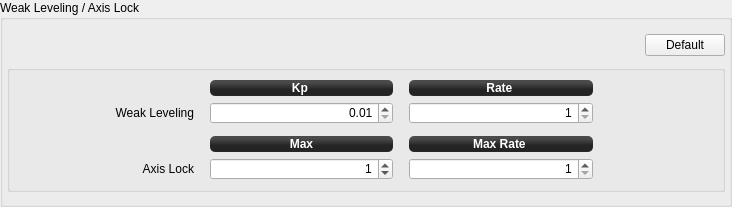
              <widget class="QGroupBox" name="groupBox_4">
               <property name="sizePolicy">
                <sizepolicy hsizetype="Preferred" vsizetype="Preferred">
                 <horstretch>0</horstretch>
                 <verstretch>0</verstretch>
                </sizepolicy>
               </property>
               <property name="minimumSize">
                <size>
                 <width>0</width>
                 <height>0</height>
                </size>
               </property>
               <property name="autoFillBackground">
                <bool>false</bool>
               </property>
               <property name="title">
                <string>Weak Leveling / Axis Lock</string>
               </property>
               <layout class="QGridLayout" name="gridLayout_5">
                <property name="leftMargin">
                 <number>4</number>
                </property>
                <property name="topMargin">
                 <number>12</number>
                </property>
                <property name="rightMargin">
                 <number>4</number>
                </property>
                <property name="bottomMargin">
                 <number>12</number>
                </property>
                <item row="0" column="0">
                 <spacer name="horizontalSpacer_13">
                  <property name="orientation">
                   <enum>Qt::Horizontal</enum>
                  </property>
                  <property name="sizeType">
                   <enum>QSizePolicy::Preferred</enum>
                  </property>
                  <property name="sizeHint" stdset="0">
                   <size>
                    <width>632</width>
                    <height>27</height>
                   </size>
                  </property>
                 </spacer>
                </item>
                <item row="0" column="1">
                 <widget class="QPushButton" name="pushButton_6">
                  <property name="sizePolicy">
                   <sizepolicy hsizetype="Fixed" vsizetype="Fixed">
                    <horstretch>0</horstretch>
                    <verstretch>0</verstretch>
                   </sizepolicy>
                  </property>
                  <property name="minimumSize">
                   <size>
                    <width>0</width>
                    <height>0</height>
                   </size>
                  </property>
                  <property name="maximumSize">
                   <size>
                    <width>16777215</width>
                    <height>16777215</height>
                   </size>
                  </property>
                  <property name="toolTip">
                   <string>Reset all values to GCS defaults</string>
                  </property>
                  <property name="styleSheet">
                   <string notr="true"/>
                  </property>
                  <property name="text">
                   <string>Default</string>
                  </property>
                  <property name="objrelation" stdset="0">
                   <stringlist>
                    <string>objname:StabilizationSettings</string>
                    <string>button:default</string>
                    <string>buttongroup:10</string>
                   </stringlist>
                  </property>
                 </widget>
                </item>
                <item row="1" column="0" colspan="2">
                 <widget class="QGroupBox" name="groupBox_1">
                  <property name="flat">
                   <bool>false</bool>
                  </property>
                  <layout class="QGridLayout" name="gridLayout_4">
                   <property name="leftMargin">
                    <number>0</number>
                   </property>
                   <property name="topMargin">
                    <number>9</number>
                   </property>
                   <property name="rightMargin">
                    <number>9</number>
                   </property>
                   <property name="bottomMargin">
                    <number>9</number>
                   </property>
                   <item row="1" column="1">
                    <spacer name="horizontalSpacer_17">
                     <property name="orientation">
                      <enum>Qt::Horizontal</enum>
                     </property>
                     <property name="sizeType">
                      <enum>QSizePolicy::Fixed</enum>
                     </property>
                     <property name="sizeHint" stdset="0">
                      <size>
                       <width>10</width>
                       <height>10</height>
                      </size>
                     </property>
                    </spacer>
                   </item>
                   <item row="1" column="5">
                    <spacer name="horizontalSpacer_18">
                     <property name="orientation">
                      <enum>Qt::Horizontal</enum>
                     </property>
                     <property name="sizeType">
                      <enum>QSizePolicy::Preferred</enum>
                     </property>
                     <property name="sizeHint" stdset="0">
                      <size>
                       <width>120</width>
                       <height>10</height>
                      </size>
                     </property>
                    </spacer>
                   </item>
                   <item row="0" column="2">
                    <widget class="QLabel" name="label_50">
                     <property name="sizePolicy">
                      <sizepolicy hsizetype="Preferred" vsizetype="Fixed">
                       <horstretch>0</horstretch>
                       <verstretch>0</verstretch>
                      </sizepolicy>
                     </property>
                     <property name="minimumSize">
                      <size>
                       <width>0</width>
                       <height>16</height>
                      </size>
                     </property>
                     <property name="maximumSize">
                      <size>
                       <width>16777215</width>
                       <height>16777215</height>
                      </size>
                     </property>
                     <property name="font">
                      <font>
                       <weight>75</weight>
                       <bold>true</bold>
                      </font>
                     </property>
                     <property name="autoFillBackground">
                      <bool>false</bool>
                     </property>
                     <property name="styleSheet">
                      <string notr="true">background-color: qlineargradient(spread:reflect, x1:0.507, y1:0, x2:0.507, y2:0.772, stop:0.208955 rgba(74, 74, 74, 255), stop:0.78607 rgba(36, 36, 36, 255));
color: rgb(255, 255, 255);
border-radius: 5;</string>
                     </property>
                     <property name="text">
                      <string>Kp </string>
                     </property>
                     <property name="alignment">
                      <set>Qt::AlignCenter</set>
                     </property>
                    </widget>
                   </item>
                   <item row="0" column="4">
                    <widget class="QLabel" name="label_49">
                     <property name="sizePolicy">
                      <sizepolicy hsizetype="Preferred" vsizetype="Fixed">
                       <horstretch>0</horstretch>
                       <verstretch>0</verstretch>
                      </sizepolicy>
                     </property>
                     <property name="minimumSize">
                      <size>
                       <width>0</width>
                       <height>16</height>
                      </size>
                     </property>
                     <property name="maximumSize">
                      <size>
                       <width>16777215</width>
                       <height>16777215</height>
                      </size>
                     </property>
                     <property name="font">
                      <font>
                       <weight>75</weight>
                       <bold>true</bold>
                      </font>
                     </property>
                     <property name="autoFillBackground">
                      <bool>false</bool>
                     </property>
                     <property name="styleSheet">
                      <string notr="true">background-color: qlineargradient(spread:reflect, x1:0.507, y1:0, x2:0.507, y2:0.772, stop:0.208955 rgba(74, 74, 74, 255), stop:0.78607 rgba(36, 36, 36, 255));
color: rgb(255, 255, 255);
border-radius: 5;</string>
                     </property>
                     <property name="text">
                      <string>Rate </string>
                     </property>
                     <property name="alignment">
                      <set>Qt::AlignCenter</set>
                     </property>
                    </widget>
                   </item>
                   <item row="1" column="2">
                    <widget class="QDoubleSpinBox" name="WeakLevelingKp">
                     <property name="sizePolicy">
                      <sizepolicy hsizetype="Preferred" vsizetype="Fixed">
                       <horstretch>0</horstretch>
                       <verstretch>0</verstretch>
                      </sizepolicy>
                     </property>
                     <property name="minimumSize">
                      <size>
                       <width>103</width>
                       <height>22</height>
                      </size>
                     </property>
                     <property name="maximumSize">
                      <size>
                       <width>16777215</width>
                       <height>22</height>
                      </size>
                     </property>
                     <property name="focusPolicy">
                      <enum>Qt::StrongFocus</enum>
                     </property>
                     <property name="toolTip">
                      <string/>
                     </property>
                     <property name="styleSheet">
                      <string notr="true"/>
                     </property>
                     <property name="alignment">
                      <set>Qt::AlignRight|Qt::AlignTrailing|Qt::AlignVCenter</set>
                     </property>
                     <property name="decimals">
                      <number>2</number>
                     </property>
                     <property name="minimum">
                      <double>0.010000000000000</double>
                     </property>
                     <property name="maximum">
                      <double>360.000000000000000</double>
                     </property>
                     <property name="singleStep">
                      <double>0.010000000000000</double>
                     </property>
                     <property name="objrelation" stdset="0">
                      <stringlist>
                       <string>objname:StabilizationSettings</string>
                       <string>fieldname:WeakLevelingKp</string>
                       <string>haslimits:no</string>
                       <string>scale:1</string>
                       <string>buttongroup:10</string>
                      </stringlist>
                     </property>
                    </widget>
                   </item>
                   <item row="1" column="3">
                    <spacer name="horizontalSpacer_15">
                     <property name="orientation">
                      <enum>Qt::Horizontal</enum>
                     </property>
                     <property name="sizeType">
                      <enum>QSizePolicy::Fixed</enum>
                     </property>
                     <property name="sizeHint" stdset="0">
                      <size>
                       <width>10</width>
                       <height>10</height>
                      </size>
                     </property>
                    </spacer>
                   </item>
                   <item row="1" column="4">
                    <widget class="QDoubleSpinBox" name="WeakLevelingRate">
                     <property name="sizePolicy">
                      <sizepolicy hsizetype="Preferred" vsizetype="Fixed">
                       <horstretch>0</horstretch>
                       <verstretch>0</verstretch>
                      </sizepolicy>
                     </property>
                     <property name="minimumSize">
                      <size>
                       <width>103</width>
                       <height>22</height>
                      </size>
                     </property>
                     <property name="maximumSize">
                      <size>
                       <width>16777215</width>
                       <height>22</height>
                      </size>
                     </property>
                     <property name="focusPolicy">
                      <enum>Qt::StrongFocus</enum>
                     </property>
                     <property name="toolTip">
                      <string/>
                     </property>
                     <property name="styleSheet">
                      <string notr="true"/>
                     </property>
                     <property name="alignment">
                      <set>Qt::AlignRight|Qt::AlignTrailing|Qt::AlignVCenter</set>
                     </property>
                     <property name="decimals">
                      <number>0</number>
                     </property>
                     <property name="minimum">
                      <double>1.000000000000000</double>
                     </property>
                     <property name="maximum">
                      <double>360.000000000000000</double>
                     </property>
                     <property name="singleStep">
                      <double>1.000000000000000</double>
                     </property>
                     <property name="objrelation" stdset="0">
                      <stringlist>
                       <string>objname:StabilizationSettings</string>
                       <string>fieldname:MaxWeakLevelingRate</string>
                       <string>haslimits:no</string>
                       <string>scale:1</string>
                       <string>buttongroup:10</string>
                      </stringlist>
                     </property>
                    </widget>
                   </item>
                   <item row="2" column="2">
                    <spacer name="verticalSpacer_15">
                     <property name="orientation">
                      <enum>Qt::Vertical</enum>
                     </property>
                     <property name="sizeType">
                      <enum>QSizePolicy::Fixed</enum>
                     </property>
                     <property name="sizeHint" stdset="0">
                      <size>
                       <width>20</width>
                       <height>6</height>
                      </size>
                     </property>
                    </spacer>
                   </item>
                   <item row="1" column="0">
                    <widget class="QLabel" name="label_41">
                     <property name="sizePolicy">
                      <sizepolicy hsizetype="Preferred" vsizetype="Fixed">
                       <horstretch>0</horstretch>
                       <verstretch>0</verstretch>
                      </sizepolicy>
                     </property>
                     <property name="minimumSize">
                      <size>
                       <width>69</width>
                       <height>16</height>
                      </size>
                     </property>
                     <property name="maximumSize">
                      <size>
                       <width>16777215</width>
                       <height>16777215</height>
                      </size>
                     </property>
                     <property name="styleSheet">
                      <string notr="true"/>
                     </property>
                     <property name="text">
                      <string>Weak Leveling</string>
                     </property>
                     <property name="alignment">
                      <set>Qt::AlignRight|Qt::AlignTrailing|Qt::AlignVCenter</set>
                     </property>
                    </widget>
                   </item>
                   <item row="0" column="0">
                    <spacer name="horizontalSpacer_12">
                     <property name="orientation">
                      <enum>Qt::Horizontal</enum>
                     </property>
                     <property name="sizeType">
                      <enum>QSizePolicy::Fixed</enum>
                     </property>
                     <property name="sizeHint" stdset="0">
                      <size>
                       <width>150</width>
                       <height>16</height>
                      </size>
                     </property>
                    </spacer>
                   </item>
                   <item row="4" column="0">
                    <widget class="QLabel" name="label_46">
                     <property name="sizePolicy">
                      <sizepolicy hsizetype="Preferred" vsizetype="Fixed">
                       <horstretch>0</horstretch>
                       <verstretch>0</verstretch>
                      </sizepolicy>
                     </property>
                     <property name="minimumSize">
                      <size>
                       <width>69</width>
                       <height>16</height>
                      </size>
                     </property>
                     <property name="maximumSize">
                      <size>
                       <width>16777215</width>
                       <height>16777215</height>
                      </size>
                     </property>
                     <property name="styleSheet">
                      <string notr="true"/>
                     </property>
                     <property name="text">
                      <string>Axis Lock</string>
                     </property>
                     <property name="alignment">
                      <set>Qt::AlignRight|Qt::AlignTrailing|Qt::AlignVCenter</set>
                     </property>
                    </widget>
                   </item>
                   <item row="4" column="2">
                    <widget class="QDoubleSpinBox" name="MaAxisLock">
                     <property name="sizePolicy">
                      <sizepolicy hsizetype="Preferred" vsizetype="Fixed">
                       <horstretch>0</horstretch>
                       <verstretch>0</verstretch>
                      </sizepolicy>
                     </property>
                     <property name="minimumSize">
                      <size>
                       <width>103</width>
                       <height>22</height>
                      </size>
                     </property>
                     <property name="maximumSize">
                      <size>
                       <width>16777215</width>
                       <height>22</height>
                      </size>
                     </property>
                     <property name="focusPolicy">
                      <enum>Qt::StrongFocus</enum>
                     </property>
                     <property name="toolTip">
                      <string/>
                     </property>
                     <property name="styleSheet">
                      <string notr="true"/>
                     </property>
                     <property name="alignment">
                      <set>Qt::AlignRight|Qt::AlignTrailing|Qt::AlignVCenter</set>
                     </property>
                     <property name="decimals">
                      <number>0</number>
                     </property>
                     <property name="minimum">
                      <double>0.000000000000000</double>
                     </property>
                     <property name="maximum">
                      <double>360.000000000000000</double>
                     </property>
                     <property name="singleStep">
                      <double>1.000000000000000</double>
                     </property>
                     <property name="value">
                      <double>1.000000000000000</double>
                     </property>
                     <property name="objrelation" stdset="0">
                      <stringlist>
                       <string>objname:StabilizationSettings</string>
                       <string>fieldname:MaxAxisLock</string>
                       <string>haslimits:no</string>
                       <string>scale:1</string>
                       <string>buttongroup:10</string>
                      </stringlist>
                     </property>
                    </widget>
                   </item>
                   <item row="4" column="4">
                    <widget class="QDoubleSpinBox" name="MaxAxisLockRate">
                     <property name="sizePolicy">
                      <sizepolicy hsizetype="Preferred" vsizetype="Fixed">
                       <horstretch>0</horstretch>
                       <verstretch>0</verstretch>
                      </sizepolicy>
                     </property>
                     <property name="minimumSize">
                      <size>
                       <width>103</width>
                       <height>22</height>
                      </size>
                     </property>
                     <property name="maximumSize">
                      <size>
                       <width>16777215</width>
                       <height>22</height>
                      </size>
                     </property>
                     <property name="focusPolicy">
                      <enum>Qt::StrongFocus</enum>
                     </property>
                     <property name="toolTip">
                      <string/>
                     </property>
                     <property name="styleSheet">
                      <string notr="true"/>
                     </property>
                     <property name="alignment">
                      <set>Qt::AlignRight|Qt::AlignTrailing|Qt::AlignVCenter</set>
                     </property>
                     <property name="decimals">
                      <number>0</number>
                     </property>
                     <property name="minimum">
                      <double>1.000000000000000</double>
                     </property>
                     <property name="maximum">
                      <double>360.000000000000000</double>
                     </property>
                     <property name="singleStep">
                      <double>1.000000000000000</double>
                     </property>
                     <property name="objrelation" stdset="0">
                      <stringlist>
                       <string>objname:StabilizationSettings</string>
                       <string>fieldname:MaxAxisLockRate</string>
                       <string>haslimits:no</string>
                       <string>scale:1</string>
                       <string>buttongroup:10</string>
                      </stringlist>
                     </property>
                    </widget>
                   </item>
                   <item row="3" column="4">
                    <widget class="QLabel" name="label_52">
                     <property name="sizePolicy">
                      <sizepolicy hsizetype="Preferred" vsizetype="Fixed">
                       <horstretch>0</horstretch>
                       <verstretch>0</verstretch>
                      </sizepolicy>
                     </property>
                     <property name="minimumSize">
                      <size>
                       <width>0</width>
                       <height>16</height>
                      </size>
                     </property>
                     <property name="maximumSize">
                      <size>
                       <width>16777215</width>
                       <height>16777215</height>
                      </size>
                     </property>
                     <property name="font">
                      <font>
                       <weight>75</weight>
                       <bold>true</bold>
                      </font>
                     </property>
                     <property name="autoFillBackground">
                      <bool>false</bool>
                     </property>
                     <property name="styleSheet">
                      <string notr="true">background-color: qlineargradient(spread:reflect, x1:0.507, y1:0, x2:0.507, y2:0.772, stop:0.208955 rgba(74, 74, 74, 255), stop:0.78607 rgba(36, 36, 36, 255));
color: rgb(255, 255, 255);
border-radius: 5;</string>
                     </property>
                     <property name="text">
                      <string>Max Rate </string>
                     </property>
                     <property name="alignment">
                      <set>Qt::AlignCenter</set>
                     </property>
                    </widget>
                   </item>
                   <item row="3" column="2">
                    <widget class="QLabel" name="label_51">
                     <property name="sizePolicy">
                      <sizepolicy hsizetype="Preferred" vsizetype="Fixed">
                       <horstretch>0</horstretch>
                       <verstretch>0</verstretch>
                      </sizepolicy>
                     </property>
                     <property name="minimumSize">
                      <size>
                       <width>0</width>
                       <height>16</height>
                      </size>
                     </property>
                     <property name="maximumSize">
                      <size>
                       <width>16777215</width>
                       <height>16777215</height>
                      </size>
                     </property>
                     <property name="font">
                      <font>
                       <weight>75</weight>
                       <bold>true</bold>
                      </font>
                     </property>
                     <property name="autoFillBackground">
                      <bool>false</bool>
                     </property>
                     <property name="styleSheet">
                      <string notr="true">background-color: qlineargradient(spread:reflect, x1:0.507, y1:0, x2:0.507, y2:0.772, stop:0.208955 rgba(74, 74, 74, 255), stop:0.78607 rgba(36, 36, 36, 255));
color: rgb(255, 255, 255);
border-radius: 5;</string>
                     </property>
                     <property name="text">
                      <string>Max</string>
                     </property>
                     <property name="alignment">
                      <set>Qt::AlignCenter</set>
                     </property>
                    </widget>
                   </item>
                  </layout>
                 </widget>
                </item>
               </layout>
              </widget>
